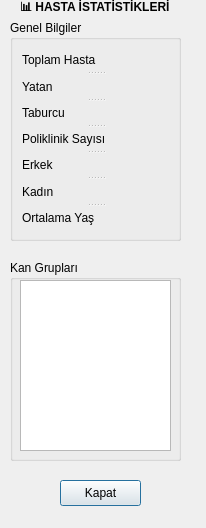
<?xml version="1.0" encoding="UTF-8"?>
<ui version="4.0">
 <class>Dialog</class>
 <widget class="QDialog" name="Dialog">
  <property name="geometry">
   <rect>
    <x>0</x>
    <y>0</y>
    <width>206</width>
    <height>528</height>
   </rect>
  </property>
  <property name="windowTitle">
   <string>Dialog</string>
  </property>
  <property name="autoFillBackground">
   <bool>true</bool>
  </property>
  <property name="styleSheet">
   <string notr="true">QMainWindow {
    background-color: #EAF4FF;
}</string>
  </property>
  <widget class="QLabel" name="label">
   <property name="geometry">
    <rect>
     <x>20</x>
     <y>0</y>
     <width>151</width>
     <height>16</height>
    </rect>
   </property>
   <property name="font">
    <font>
     <bold>true</bold>
    </font>
   </property>
   <property name="styleSheet">
    <string notr="true">QLineEdit {
    background-color: lightblue;
}</string>
   </property>
   <property name="text">
    <string>📊 HASTA İSTATİSTİKLERİ</string>
   </property>
  </widget>
  <widget class="QPushButton" name="btn_Kapat">
   <property name="geometry">
    <rect>
     <x>60</x>
     <y>480</y>
     <width>81</width>
     <height>26</height>
    </rect>
   </property>
   <property name="layoutDirection">
    <enum>Qt::LayoutDirection::LeftToRight</enum>
   </property>
   <property name="text">
    <string>Kapat</string>
   </property>
  </widget>
  <widget class="QGroupBox" name="groupBox_Genel">
   <property name="geometry">
    <rect>
     <x>10</x>
     <y>20</y>
     <width>171</width>
     <height>221</height>
    </rect>
   </property>
   <property name="layoutDirection">
    <enum>Qt::LayoutDirection::LeftToRight</enum>
   </property>
   <property name="autoFillBackground">
    <bool>true</bool>
   </property>
   <property name="title">
    <string>Genel Bilgiler</string>
   </property>
   <layout class="QVBoxLayout" name="verticalLayout">
    <item>
     <widget class="QSplitter" name="splitter">
      <property name="orientation">
       <enum>Qt::Orientation::Vertical</enum>
      </property>
      <widget class="QLabel" name="label_Toplam">
       <property name="text">
        <string>Toplam Hasta</string>
       </property>
      </widget>
      <widget class="QLabel" name="label_Yatan">
       <property name="text">
        <string>Yatan</string>
       </property>
      </widget>
      <widget class="QLabel" name="label_Taburcu">
       <property name="text">
        <string>Taburcu</string>
       </property>
      </widget>
      <widget class="QLabel" name="label_Poliklinik">
       <property name="text">
        <string>Poliklinik Sayısı</string>
       </property>
      </widget>
      <widget class="QLabel" name="label_Erkek">
       <property name="text">
        <string>Erkek</string>
       </property>
      </widget>
      <widget class="QLabel" name="label_Kadin">
       <property name="text">
        <string>Kadın</string>
       </property>
      </widget>
      <widget class="QLabel" name="label_OrtalamaYas">
       <property name="text">
        <string>Ortalama Yaş</string>
       </property>
      </widget>
     </widget>
    </item>
   </layout>
  </widget>
  <widget class="QGroupBox" name="groupBox_Kan">
   <property name="geometry">
    <rect>
     <x>10</x>
     <y>260</y>
     <width>171</width>
     <height>201</height>
    </rect>
   </property>
   <property name="title">
    <string>Kan Grupları</string>
   </property>
   <widget class="QTextEdit" name="textEdit_KanGruplari">
    <property name="geometry">
     <rect>
      <x>10</x>
      <y>20</y>
      <width>151</width>
      <height>171</height>
     </rect>
    </property>
    <property name="readOnly">
     <bool>true</bool>
    </property>
   </widget>
  </widget>
  <zorder>groupBox_Kan</zorder>
  <zorder>groupBox_Genel</zorder>
  <zorder>label</zorder>
  <zorder>btn_Kapat</zorder>
 </widget>
 <resources/>
 <connections/>
</ui>
